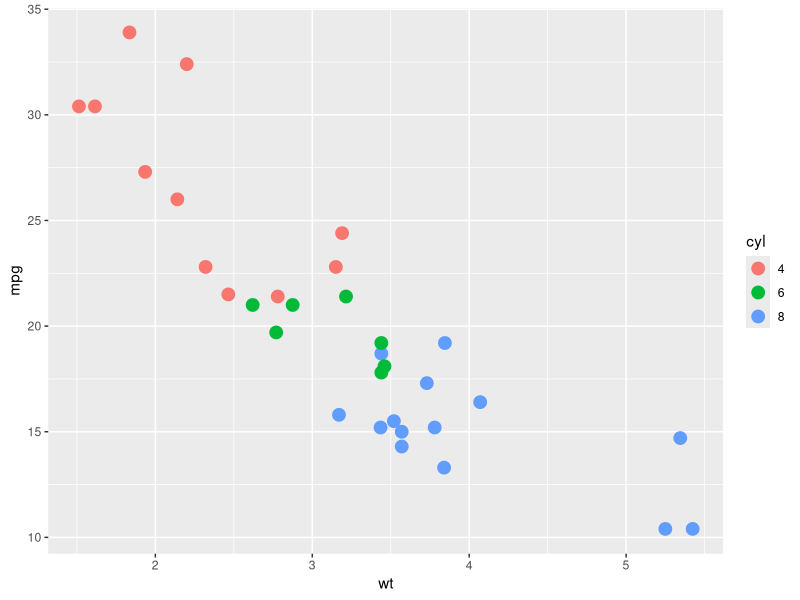
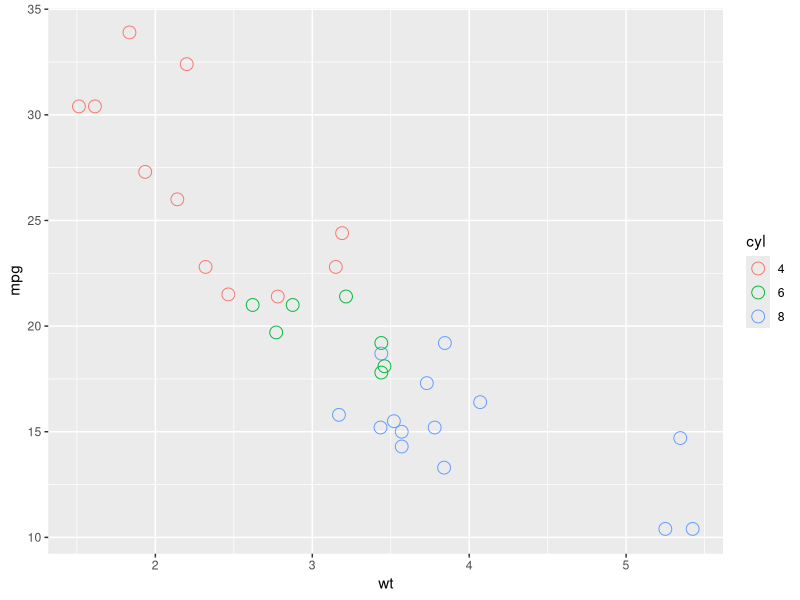
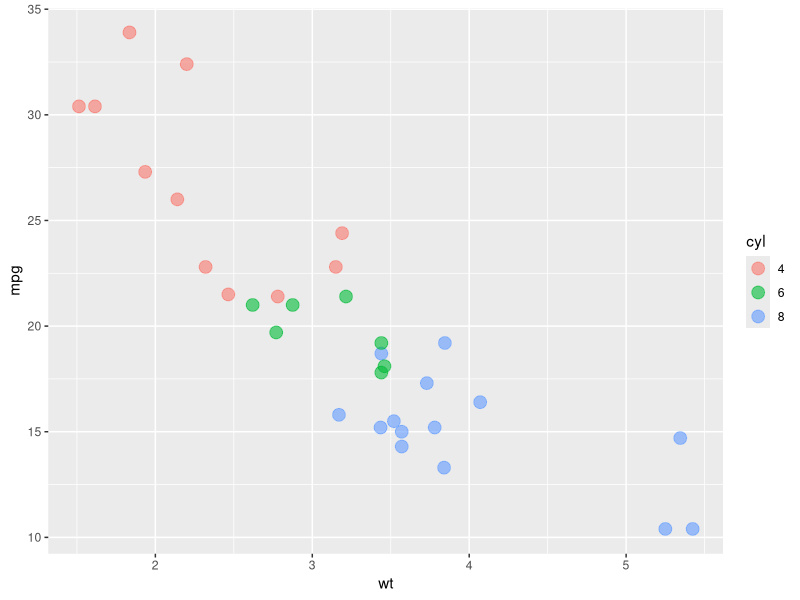
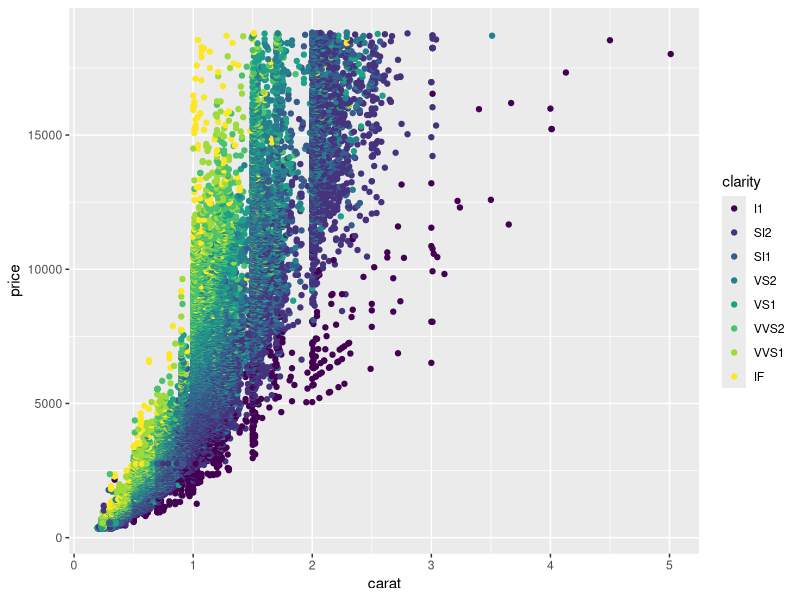
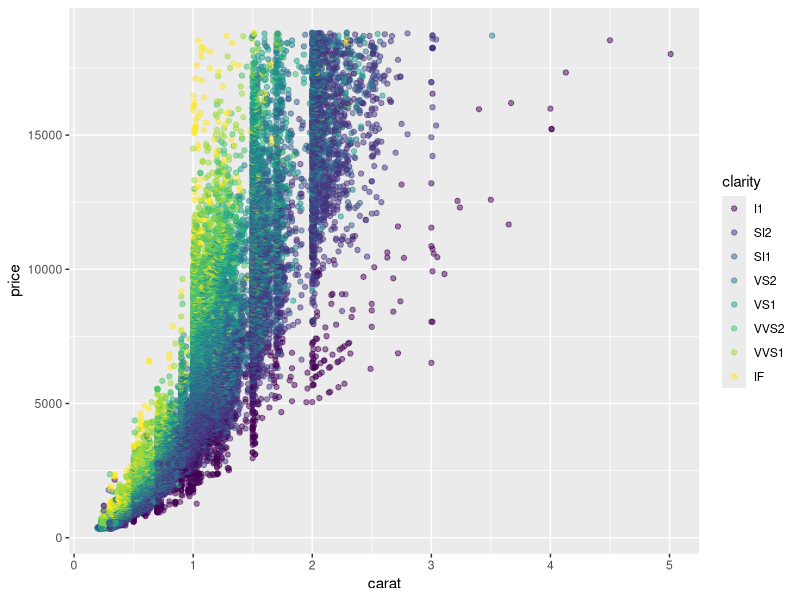
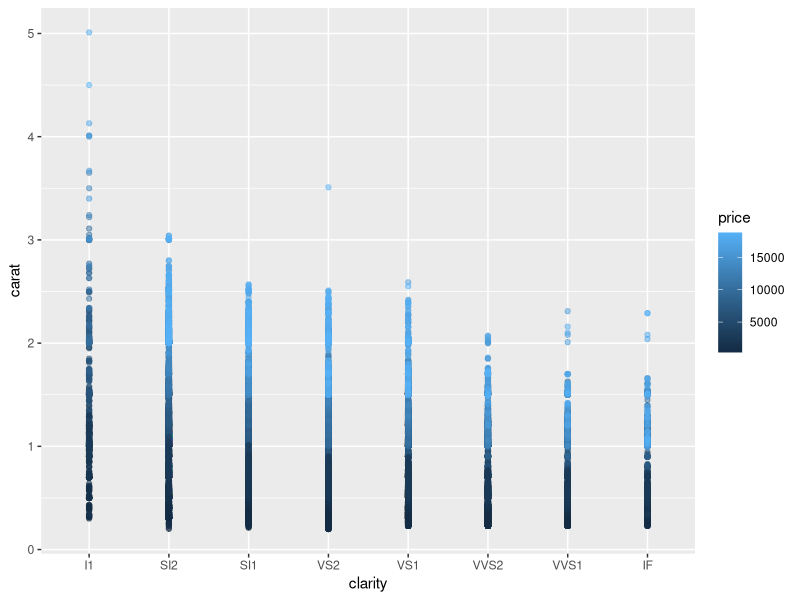
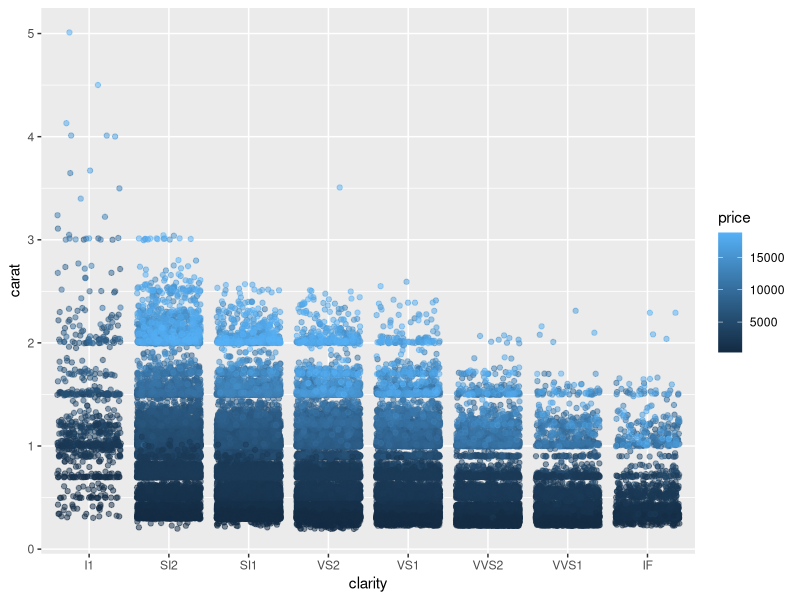

The R script that drew these images, in order:
# this is a tutorial from 
	# https://campus.datacamp.com/courses/data-visualization-with-ggplot2-1/chapter-3-aesthetics?ex=13

library("tidyverse")


# Overplotting 1 - Point Shape and Transparency

# overplotting common when
	# you have a large dataset
	# impresice data where points are not clearly seperated
	# interval data (data at fixed values i.e. integers)
	# alighned data values on a single axis

# Basic scatter plot: wt on x-axis and mpg on y-axis; map cyl to col
mtcars$cyl <- as.factor(mtcars$cyl)

ggplot(mtcars, aes(x = wt, y = mpg, col = cyl)) +
  geom_point(size = 4)


# Hollow circles - an improvement
ggplot(mtcars, aes(x = wt, y = mpg, col = cyl)) +
  geom_point(size = 4, shape = 1)


# Add transparency - very nice
ggplot(mtcars, aes(x = wt, y = mpg, col = cyl)) +
  geom_point(size = 4, alpha = 0.6)



# Overplotting 2 - Alpha with Large Datasets
# Scatter plot: carat (x), price (y), clarity (color)
ggplot(diamonds, aes(x = carat, y = price, color = clarity)) +
	geom_point()


# Adjust for overplotting
ggplot(diamonds, aes(x = carat, y = price, color = clarity)) +
	geom_point(alpha = 0.5)


# Scatter plot: clarity (x), carat (y), price (color)
ggplot(diamonds, aes(x = clarity, y = carat, color = price)) +
	geom_point(alpha = 0.5)


# Dot plot with jittering
ggplot(diamonds, aes(x = clarity, y = carat, color = price)) +
	geom_point(alpha = 0.5, position = "jitter")

